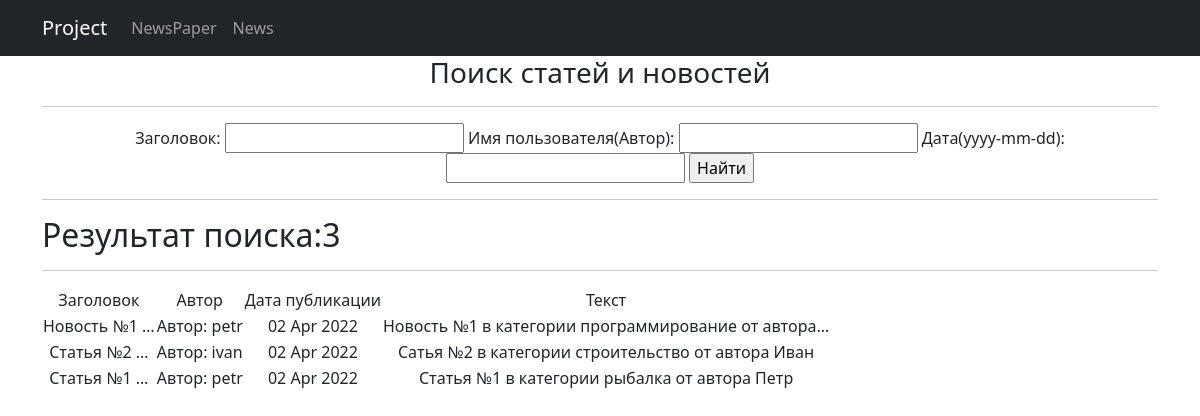
The app's page /news/search/ with its own data.
### news/models.py (models this page shows, shortened)
class Post (models.Model):  # Модель поста  (статьи/новости)
    article = 'ar'
    news = 'nw'
    VIEW = [
        (article, 'Статья'),
        (news, 'Новость')
        ]
    author = models.ForeignKey(Author, on_delete=models.CASCADE, related_name='posts')
    view = models.CharField(max_length=2, choices=VIEW, default=article)
    create_time = models.DateTimeField(auto_now_add=True)
    categories = models.ManyToManyField(Category, through='PostCategory', related_name='posts')
    heading = models.CharField(max_length=255)
    text_post = models.TextField()
    rating_post = models.IntegerField(default=0)

class Author (models.Model):  # Авторы статей/новостей (далее - постов)
    user = models.OneToOneField(User, on_delete=models.CASCADE)
    rating = models.IntegerField(default=0)
    def __str__(self):
        return f'Автор: {self.user.username}'

### news/views.py (the view)
# urls.py: path('search/', PostsSearchList.as_view(), name='posts_filters'),  # Поиск объектов
class PostsSearchList(ListView):
    model = Post
    template_name = 'news/search/posts_filters.html'
    context_object_name = 'posts'
    ordering = '-create_time'
    paginate_by = 10
    def get_context_data(self, **kwargs):
        context = super().get_context_data(**kwargs)
        context['filter'] = PostFilter(self.request.GET, queryset=self.get_queryset())
        return context

### news/templatetags/custom_filters.py (called while the page is built)
@register.filter(name='censor')  # регистрируем наш фильтр под именем censor, чтоб django понимал,
def censor(value, arg):
    no_censorship = str(value)
    curse_words = ['идиот', 'мудак', 'дурак']
    for word in curse_words:
        no_censorship = sub(word, str(arg), no_censorship)
    return no_censorship

### templates/news/search/posts_filters.html (shortened to what this page needs)
{% extends 'flatpages/default.html' %}
{% load custom_filters %}
{% block content %}
<h3>Поиск статей и новостей</h3>
<hr>
<form method="GET">
    {{ filter.form }}
    <input type="submit" value="Найти">
</form>
<hr>
<h2 style="text-align: left;">Результат поиска:{{ filter.qs|length }} </h2>
    {% if filter.qs %}
       <hr>
        <table>
            <tr>
                <td>
                    Заголовок
                </td>
                <td>
                    Автор
                </td>
                <td>
                    Дата публикации
                </td>
                <td>
                    Текст
                </td>
            </tr>
    {% for post in filter.qs %}
            <tr>
                <td>
                     {{ post.heading|truncatewords:2|censor:'***'}}
                </td>
                <td>
                    {{ post.author}}
                </td>
                <td>
                    {{ post.create_time|date:'d M Y'}}
                </td>
                <td>
                    {{ post.text_post|truncatechars:50|censor:'***' }}
                </td>
            </tr>
    {% endfor %}
        </table>
    {% else %}
        <h2> Новостей нет!! </h2>
    {% endif %}
{% endblock content %}

### templates/flatpages/default.html (shortened to what this page needs)
<!DOCTYPE html>
<html lang="en">
    <head>
        {% load static %}
        <link href="{% static 'css/styles.css' %}" rel="stylesheet" />
    </head>
    <body>
<nav class="navbar navbar-expand-lg navbar-dark bg-dark static-top">
   <div class="container">
       <a class="navbar-brand" href="#">Project</a>
       <div class="collapse navbar-collapse" id="navbarResponsive">
           <ul class="navbar-nav ml-auto">
               <li class="nav-item active">
                   <a class="nav-link" href="#">NewsPaper
                   </a>
               </li>
               <li class="nav-item">
                   <a class="nav-link" href="/news/">News</a>
               </li>
           </ul>
       </div>
   </div>
</nav>
        <div class="container">
            <div class="row">
                <div class="col-lg-12 text-center">
                    {% block content %}{% endblock content %}
                </div>
            </div>
        </div>
    </body>
</html>

### records on screen
Post: heading|censor "Новость №1 …", author "Автор: petr", create_time "02 Apr 2022", text_post|censor "Новость №1 в категории программирование от автора…"
Post: heading|censor "Статья №2 …", author "Автор: ivan", create_time "02 Apr 2022", text_post|censor "Сатья №2 в категории строительство от автора Иван"
Post: heading|censor "Статья №1 …", author "Автор: petr", create_time "02 Apr 2022", text_post|censor "Статья №1 в категории рыбалка от автора Петр"

### other values on screen
{{ filter.qs|length }} "3"
